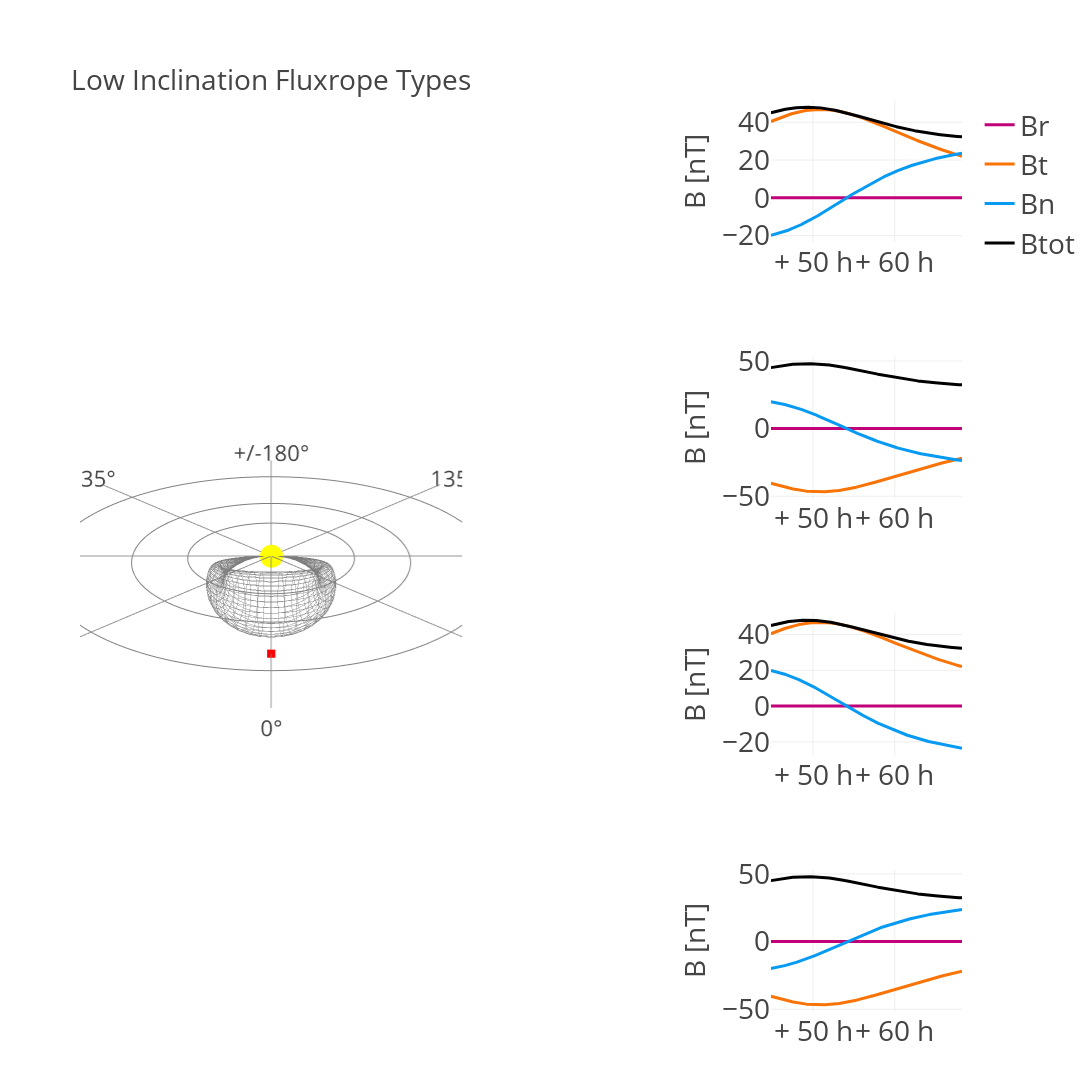

Notebook code for this chart:
### Code cell
modelstatevars = [0., # Longitude
                  0., # Latitude
                  0., # Inclination
                  0.3, # Diameter 1 AU 
                  2., # Aspect Ratio
                  20., # Launch Radius
                  600., # Launch Velocity
                  1.14, # Expansion Rate
                  1.00, # Background Drag
                  500., # Background Velocity
                  120., # T_Factor
                  1.64, # Magnetic Decay Rate
                  25., # Magnetic Field Strength 1 AU
                  ]

#figs = ropeplotter(modelstatevars,25)

fig = allropeplotter(modelstatevars,25)

#fig = create_twist(fig,row=1,col=2,North_to_south = True,left_handed= False,resolution = 1000,turns = 10,line_thickness_red=20.0,red_arrow_thickness=1.3,black_arrow_thickness=1.3)
#fig = create_twist(fig,row=2,col=2,North_to_south = True,left_handed= True,resolution = 1000,turns = 10,line_thickness_red=20.0,red_arrow_thickness=1.3,black_arrow_thickness=1.3)
#fig = create_twist(fig,row=3,col=2,North_to_south = False,left_handed= True,resolution = 1000,turns = 10,line_thickness_red=20.0,red_arrow_thickness=1.3,black_arrow_thickness=1.3)
#fig = create_twist(fig,row=4,col=2,North_to_south = False,left_handed= False,resolution = 1000,turns = 10,line_thickness_red=20.0,red_arrow_thickness=1.3,black_arrow_thickness=1.3)
    
#for fig in figs:
#    fig.show()

fig.show(config = {
  'toImageButtonOptions': {
    'format': 'svg'
  }
})


#### MOVE AU LABEL TO SIDE!!!!

### Figure 1 — Plotly figure (JSON) as saved in the notebook; plotly's stock layout.template omitted (floating-point values rounded to 4 significant figures; data arrays with more than 128 entries replaced by an {"elided": "..."} marker saying what was removed)
{"data": [{"line": {"color": "rgba(100, 100, 100, 0.8)", "width": 1}, "mode": "lines", "scene": "scene", "showlegend": false, "type": "scatter3d", "x": {"elided": "1369 float values"}, "y": {"elided": "1369 float values"}, "z": {"elided": "1369 float values"}}, {"line": {"color": "rgba(100, 100, 100, 0.8)", "width": 1}, "mode": "lines", "scene": "scene", "showlegend": false, "type": "scatter3d", "x": {"elided": "1369 float values"}, "y": {"elided": "1369 float values"}, "z": {"elided": "1369 float values"}}, {"marker": {"color": "yellow", "size": 8}, "mode": "markers", "name": "Sun", "scene": "scene", "showlegend": false, "type": "scatter3d", "x": [0], "y": [0], "z": [0]}, {"customdata": [[0.7, 0, 0]], "legendgroup": "1", "marker": {"color": "red", "size": 3, "symbol": "square"}, "mode": "markers", "name": "SYN", "scene": "scene", "showlegend": false, "type": "scatter3d", "x": [0.7], "y": [0], "z": [4.286e-17]}, {"hoverinfo": "skip", "line": {"color": "gray"}, "mode": "lines", "scene": "scene", "showlegend": false, "type": "scatter3d", "x": [0.3, 0.2994, 0.2976, 0.2946, 0.2904, 0.285, 0.2785, 0.2709, 0.2622, 0.2524, 0.2416, 0.2298, 0.2171, 0.2036, 0.1892, 0.174, 0.1582, 0.1417, 0.1246, 0.1071, 0.08908, 0.07073, 0.05209, 0.03325, 0.01427, -0.00476, -0.02377, -0.04269, -0.06144, -0.07994, -0.09812, -0.1159, -0.1332, -0.15, -0.1662, -0.1817, -0.1965, -0.2104, -0.2236, -0.2358, -0.2471, -0.2574, -0.2667, -0.2748, -0.2819, -0.2878, -0.2926, -0.2962, -0.2986, -0.2998, -0.2998, -0.2986, -0.2962, -0.2926, -0.2878, -0.2819, -0.2748, -0.2667, -0.2574, -0.2471, -0.2358, -0.2236, -0.2104, -0.1965, -0.1817, -0.1662, -0.15, -0.1332, -0.1159, -0.09812, -0.07994, -0.06144, -0.04269, -0.02377, -0.00476, 0.01427, 0.03325, 0.05209, 0.07073, 0.08908, 0.1071, 0.1246, 0.1417, 0.1582, 0.174, 0.1892, 0.2036, 0.2171, 0.2298, 0.2416, 0.2524, 0.2622, 0.2709, 0.2785, 0.285, 0.2904, 0.2946, 0.2976, 0.2994, 0.3], "y": [0, 0.01903, 0.03798, 0.05678, 0.07534, 0.09361, 0.1115, 0.1289, 0.1459, 0.1622, 0.1779, 0.1928, 0.207, 0.2204, 0.2328, 0.2444, 0.2549, 0.2644, 0.2729, 0.2802, 0.2865, 0.2915, 0.2954, 0.2982, 0.2997, 0.3, 0.2991, 0.2969, 0.2936, 0.2892, 0.2835, 0.2767, 0.2688, 0.2598, 0.2498, 0.2387, 0.2267, 0.2138, 0.2, 0.1854, 0.1701, 0.1541, 0.1375, 0.1203, 0.1026, 0.08452, 0.06609, 0.0474, 0.02852, 0.009518, -0.009518, -0.02852, -0.0474, -0.06609, -0.08452, -0.1026, -0.1203, -0.1375, -0.1541, -0.1701, -0.1854, -0.2, -0.2138, -0.2267, -0.2387, -0.2498, -0.2598, -0.2688, -0.2767, -0.2835, -0.2892, -0.2936, -0.2969, -0.2991, -0.3, -0.2997, -0.2982, -0.2954, -0.2915, -0.2865, -0.2802, -0.2729, -0.2644, -0.2549, -0.2444, -0.2328, -0.2204, -0.207, -0.1928, -0.1779, -0.1622, -0.1459, -0.1289, -0.1115, -0.09361, -0.07534, -0.05678, -0.03798, -0.01903, -7.348e-17], "z": [0, 0, 0, 0, 0, 0, 0, 0, 0, 0, 0, 0, 0, 0, 0, 0, 0, 0, 0, 0, 0, 0, 0, 0, 0, 0, 0, 0, 0, 0, 0, 0, 0, 0, 0, 0, 0, 0, 0, 0, 0, 0, 0, 0, 0, 0, 0, 0, 0, 0, 0, 0, 0, 0, 0, 0, 0, 0, 0, 0, 0, 0, 0, 0, 0, 0, 0, 0, 0, 0, 0, 0, 0, 0, 0, 0, 0, 0, 0, 0, 0, 0, 0, 0, 0, 0, 0, 0, 0, 0, 0, 0, 0, 0, 0, 0, 0, 0, 0, 0]}, {"hoverinfo": "skip", "line": {"color": "gray"}, "mode": "lines", "scene": "scene", "showlegend": false, "type": "scatter3d", "x": [0.5, 0.499, 0.496, 0.491, 0.484, 0.475, 0.4642, 0.4515, 0.4369, 0.4206, 0.4026, 0.383, 0.3619, 0.3393, 0.3153, 0.29, 0.2636, 0.2361, 0.2077, 0.1784, 0.1485, 0.1179, 0.08682, 0.05542, 0.02379, -0.007933, -0.03962, -0.07116, -0.1024, -0.1332, -0.1635, -0.1932, -0.222, -0.25, -0.277, -0.3028, -0.3274, -0.3507, -0.3726, -0.393, -0.4118, -0.429, -0.4444, -0.4581, -0.4698, -0.4797, -0.4877, -0.4937, -0.4977, -0.4997, -0.4997, -0.4977, -0.4937, -0.4877, -0.4797, -0.4698, -0.4581, -0.4444, -0.429, -0.4118, -0.393, -0.3726, -0.3507, -0.3274, -0.3028, -0.277, -0.25, -0.222, -0.1932, -0.1635, -0.1332, -0.1024, -0.07116, -0.03962, -0.007933, 0.02379, 0.05542, 0.08682, 0.1179, 0.1485, 0.1784, 0.2077, 0.2361, 0.2636, 0.29, 0.3153, 0.3393, 0.3619, 0.383, 0.4026, 0.4206, 0.4369, 0.4515, 0.4642, 0.475, 0.484, 0.491, 0.496, 0.499, 0.5], "y": [0, 0.03171, 0.0633, 0.09463, 0.1256, 0.156, 0.1858, 0.2149, 0.2431, 0.2703, 0.2965, 0.3214, 0.345, 0.3673, 0.3881, 0.4073, 0.4249, 0.4407, 0.4548, 0.4671, 0.4775, 0.4859, 0.4924, 0.4969, 0.4994, 0.4999, 0.4984, 0.4949, 0.4894, 0.4819, 0.4725, 0.4612, 0.448, 0.433, 0.4163, 0.3979, 0.3779, 0.3563, 0.3334, 0.3091, 0.2835, 0.2568, 0.2291, 0.2005, 0.171, 0.1409, 0.1102, 0.079, 0.04753, 0.01586, -0.01586, -0.04753, -0.079, -0.1102, -0.1409, -0.171, -0.2005, -0.2291, -0.2568, -0.2835, -0.3091, -0.3334, -0.3563, -0.3779, -0.3979, -0.4163, -0.433, -0.448, -0.4612, -0.4725, -0.4819, -0.4894, -0.4949, -0.4984, -0.4999, -0.4994, -0.4969, -0.4924, -0.4859, -0.4775, -0.4671, -0.4548, -0.4407, -0.4249, -0.4073, -0.3881, -0.3673, -0.345, -0.3214, -0.2965, -0.2703, -0.2431, -0.2149, -0.1858, -0.156, -0.1256, -0.09463, -0.0633, -0.03171, -1.225e-16], "z": [0, 0, 0, 0, 0, 0, 0, 0, 0, 0, 0, 0, 0, 0, 0, 0, 0, 0, 0, 0, 0, 0, 0, 0, 0, 0, 0, 0, 0, 0, 0, 0, 0, 0, 0, 0, 0, 0, 0, 0, 0, 0, 0, 0, 0, 0, 0, 0, 0, 0, 0, 0, 0, 0, 0, 0, 0, 0, 0, 0, 0, 0, 0, 0, 0, 0, 0, 0, 0, 0, 0, 0, 0, 0, 0, 0, 0, 0, 0, 0, 0, 0, 0, 0, 0, 0, 0, 0, 0, 0, 0, 0, 0, 0, 0, 0, 0, 0, 0, 0]}, {"hoverinfo": "skip", "line": {"color": "gray"}, "mode": "lines", "scene": "scene", "showlegend": false, "type": "scatter3d", "x": [0.8, 0.7984, 0.7936, 0.7855, 0.7744, 0.7601, 0.7427, 0.7223, 0.6991, 0.673, 0.6442, 0.6128, 0.579, 0.5428, 0.5044, 0.464, 0.4218, 0.3778, 0.3323, 0.2855, 0.2375, 0.1886, 0.1389, 0.08867, 0.03807, -0.01269, -0.0634, -0.1139, -0.1638, -0.2132, -0.2617, -0.3091, -0.3553, -0.4, -0.4431, -0.4845, -0.5239, -0.5612, -0.5962, -0.6288, -0.6589, -0.6864, -0.7111, -0.7329, -0.7518, -0.7676, -0.7803, -0.79, -0.7964, -0.7996, -0.7996, -0.7964, -0.79, -0.7803, -0.7676, -0.7518, -0.7329, -0.7111, -0.6864, -0.6589, -0.6288, -0.5962, -0.5612, -0.5239, -0.4845, -0.4431, -0.4, -0.3553, -0.3091, -0.2617, -0.2132, -0.1638, -0.1139, -0.0634, -0.01269, 0.03807, 0.08867, 0.1389, 0.1886, 0.2375, 0.2855, 0.3323, 0.3778, 0.4218, 0.464, 0.5044, 0.5428, 0.579, 0.6128, 0.6442, 0.673, 0.6991, 0.7223, 0.7427, 0.7601, 0.7744, 0.7855, 0.7936, 0.7984, 0.8], "y": [0, 0.05074, 0.1013, 0.1514, 0.2009, 0.2496, 0.2973, 0.3438, 0.389, 0.4325, 0.4743, 0.5142, 0.5521, 0.5877, 0.6209, 0.6517, 0.6798, 0.7052, 0.7277, 0.7473, 0.7639, 0.7774, 0.7878, 0.7951, 0.7991, 0.7999, 0.7975, 0.7919, 0.783, 0.7711, 0.756, 0.7379, 0.7168, 0.6928, 0.6661, 0.6366, 0.6046, 0.5702, 0.5334, 0.4945, 0.4536, 0.4109, 0.3666, 0.3207, 0.2736, 0.2254, 0.1762, 0.1264, 0.07604, 0.02538, -0.02538, -0.07604, -0.1264, -0.1762, -0.2254, -0.2736, -0.3207, -0.3666, -0.4109, -0.4536, -0.4945, -0.5334, -0.5702, -0.6046, -0.6366, -0.6661, -0.6928, -0.7168, -0.7379, -0.756, -0.7711, -0.783, -0.7919, -0.7975, -0.7999, -0.7991, -0.7951, -0.7878, -0.7774, -0.7639, -0.7473, -0.7277, -0.7052, -0.6798, -0.6517, -0.6209, -0.5877, -0.5521, -0.5142, -0.4743, -0.4325, -0.389, -0.3438, -0.2973, -0.2496, -0.2009, -0.1514, -0.1013, -0.05074, -1.959e-16], "z": [0, 0, 0, 0, 0, 0, 0, 0, 0, 0, 0, 0, 0, 0, 0, 0, 0, 0, 0, 0, 0, 0, 0, 0, 0, 0, 0, 0, 0, 0, 0, 0, 0, 0, 0, 0, 0, 0, 0, 0, 0, 0, 0, 0, 0, 0, 0, 0, 0, 0, 0, 0, 0, 0, 0, 0, 0, 0, 0, 0, 0, 0, 0, 0, 0, 0, 0, 0, 0, 0, 0, 0, 0, 0, 0, 0, 0, 0, 0, 0, 0, 0, 0, 0, 0, 0, 0, 0, 0, 0, 0, 0, 0, 0, 0, 0, 0, 0, 0, 0]}, {"hoverinfo": "skip", "line": {"color": "rgba(100, 100, 100, 0.8)"}, "mode": "lines", "name": "-180°", "scene": "scene", "showlegend": false, "type": "scatter3d", "x": [0, -1], "y": [0, -1.225e-16], "z": [0, 0]}, {"hoverinfo": "skip", "mode": "text", "scene": "scene", "showlegend": false, "text": ["+/-180°"], "textfont": {"size": 22}, "textposition": "middle center", "type": "scatter3d", "x": [-1.1], "y": [-1.347e-16], "z": [0]}, {"hoverinfo": "skip", "line": {"color": "rgba(100, 100, 100, 0.8)"}, "mode": "lines", "name": "-135°", "scene": "scene", "showlegend": false, "type": "scatter3d", "x": [0, -0.7071], "y": [0, -0.7071], "z": [0, 0]}, {"hoverinfo": "skip", "mode": "text", "scene": "scene", "showlegend": false, "text": ["-135°"], "textfont": {"size": 22}, "textposition": "middle center", "type": "scatter3d", "x": [-0.7778], "y": [-0.7778], "z": [0]}, {"hoverinfo": "skip", "line": {"color": "rgba(100, 100, 100, 0.8)"}, "mode": "lines", "name": "-90°", "scene": "scene", "showlegend": false, "type": "scatter3d", "x": [0, 6.123e-17], "y": [0, -1], "z": [0, 0]}, {"hoverinfo": "skip", "mode": "text", "scene": "scene", "showlegend": false, "text": ["-90°"], "textfont": {"size": 22}, "textposition": "middle center", "type": "scatter3d", "x": [6.736e-17], "y": [-1.1], "z": [0]}, {"hoverinfo": "skip", "line": {"color": "rgba(100, 100, 100, 0.8)"}, "mode": "lines", "name": "-45°", "scene": "scene", "showlegend": false, "type": "scatter3d", "x": [0, 0.7071], "y": [0, -0.7071], "z": [0, 0]}, {"hoverinfo": "skip", "mode": "text", "scene": "scene", "showlegend": false, "text": ["-45°"], "textfont": {"size": 22}, "textposition": "middle center", "type": "scatter3d", "x": [0.7778], "y": [-0.7778], "z": [0]}, {"hoverinfo": "skip", "line": {"color": "rgba(100, 100, 100, 0.8)"}, "mode": "lines", "name": "0°", "scene": "scene", "showlegend": false, "type": "scatter3d", "x": [0, 1], "y": [0, 0], "z": [0, 0]}, {"hoverinfo": "skip", "mode": "text", "scene": "scene", "showlegend": false, "text": ["0°"], "textfont": {"size": 22}, "textposition": "middle center", "type": "scatter3d", "x": [1.1], "y": [0], "z": [0]}, {"hoverinfo": "skip", "line": {"color": "rgba(100, 100, 100, 0.8)"}, "mode": "lines", "name": "45°", "scene": "scene", "showlegend": false, "type": "scatter3d", "x": [0, 0.7071], "y": [0, 0.7071], "z": [0, 0]}, {"hoverinfo": "skip", "mode": "text", "scene": "scene", "showlegend": false, "text": ["45°"], "textfont": {"size": 22}, "textposition": "middle center", "type": "scatter3d", "x": [0.7778], "y": [0.7778], "z": [0]}, {"hoverinfo": "skip", "line": {"color": "rgba(100, 100, 100, 0.8)"}, "mode": "lines", "name": "90°", "scene": "scene", "showlegend": false, "type": "scatter3d", "x": [0, 6.123e-17], "y": [0, 1], "z": [0, 0]}, {"hoverinfo": "skip", "mode": "text", "scene": "scene", "showlegend": false, "text": ["90°"], "textfont": {"size": 22}, "textposition": "middle center", "type": "scatter3d", "x": [6.736e-17], "y": [1.1], "z": [0]}, {"hoverinfo": "skip", "line": {"color": "rgba(100, 100, 100, 0.8)"}, "mode": "lines", "name": "135°", "scene": "scene", "showlegend": false, "type": "scatter3d", "x": [0, -0.7071], "y": [0, 0.7071], "z": [0, 0]}, {"hoverinfo": "skip", "mode": "text", "scene": "scene", "showlegend": false, "text": ["135°"], "textfont": {"size": 22}, "textposition": "middle center", "type": "scatter3d", "x": [-0.7778], "y": [0.7778], "z": [0]}, {"line": {"color": "#c20078", "width": 3}, "name": "Br", "showlegend": true, "type": "scatter", "x": {"elided": "1403 str values"}, "xaxis": "x", "y": {"elided": "1403 float values"}, "yaxis": "y"}, {"line": {"color": "#f97306", "width": 3}, "name": "Bt", "showlegend": true, "type": "scatter", "x": {"elided": "1403 str values"}, "xaxis": "x", "y": {"elided": "1403 float values"}, "yaxis": "y"}, {"line": {"color": "#069af3", "width": 3}, "name": "Bn", "showlegend": true, "type": "scatter", "x": {"elided": "1403 str values"}, "xaxis": "x", "y": {"elided": "1403 float values"}, "yaxis": "y"}, {"line": {"color": "#000000", "width": 3}, "name": "Btot", "showlegend": true, "type": "scatter", "x": {"elided": "1403 str values"}, "xaxis": "x", "y": {"elided": "1403 float values"}, "yaxis": "y"}, {"line": {"color": "#c20078", "width": 3}, "name": "Br", "showlegend": false, "type": "scatter", "x": {"elided": "1403 str values"}, "xaxis": "x2", "y": {"elided": "1403 float values"}, "yaxis": "y2"}, {"line": {"color": "#f97306", "width": 3}, "name": "Bt", "showlegend": false, "type": "scatter", "x": {"elided": "1403 str values"}, "xaxis": "x2", "y": {"elided": "1403 float values"}, "yaxis": "y2"}, {"line": {"color": "#069af3", "width": 3}, "name": "Bn", "showlegend": false, "type": "scatter", "x": {"elided": "1403 str values"}, "xaxis": "x2", "y": {"elided": "1403 float values"}, "yaxis": "y2"}, {"line": {"color": "#000000", "width": 3}, "name": "Btot", "showlegend": false, "type": "scatter", "x": {"elided": "1403 str values"}, "xaxis": "x2", "y": {"elided": "1403 float values"}, "yaxis": "y2"}, {"line": {"color": "#c20078", "width": 3}, "name": "Br", "showlegend": false, "type": "scatter", "x": {"elided": "1403 str values"}, "xaxis": "x3", "y": {"elided": "1403 float values"}, "yaxis": "y3"}, {"line": {"color": "#f97306", "width": 3}, "name": "Bt", "showlegend": false, "type": "scatter", "x": {"elided": "1403 str values"}, "xaxis": "x3", "y": {"elided": "1403 float values"}, "yaxis": "y3"}, {"line": {"color": "#069af3", "width": 3}, "name": "Bn", "showlegend": false, "type": "scatter", "x": {"elided": "1403 str values"}, "xaxis": "x3", "y": {"elided": "1403 float values"}, "yaxis": "y3"}, {"line": {"color": "#000000", "width": 3}, "name": "Btot", "showlegend": false, "type": "scatter", "x": {"elided": "1403 str values"}, "xaxis": "x3", "y": {"elided": "1403 float values"}, "yaxis": "y3"}, {"line": {"color": "#c20078", "width": 3}, "name": "Br", "showlegend": false, "type": "scatter", "x": {"elided": "1403 str values"}, "xaxis": "x4", "y": {"elided": "1403 float values"}, "yaxis": "y4"}, {"line": {"color": "#f97306", "width": 3}, "name": "Bt", "showlegend": false, "type": "scatter", "x": {"elided": "1403 str values"}, "xaxis": "x4", "y": {"elided": "1403 float values"}, "yaxis": "y4"}, {"line": {"color": "#069af3", "width": 3}, "name": "Bn", "showlegend": false, "type": "scatter", "x": {"elided": "1403 str values"}, "xaxis": "x4", "y": {"elided": "1403 float values"}, "yaxis": "y4"}, {"line": {"color": "#000000", "width": 3}, "name": "Btot", "showlegend": false, "type": "scatter", "x": {"elided": "1403 str values"}, "xaxis": "x4", "y": {"elided": "1403 float values"}, "yaxis": "y4"}], "layout": {"annotations": [{"font": {"size": 28}, "showarrow": false, "text": "Low Inclination Fluxrope Types", "x": 0.2167, "xanchor": "center", "xref": "paper", "y": 1, "yanchor": "bottom", "yref": "paper"}], "height": 1200, "legend": {"font": {"size": 28}}, "plot_bgcolor": "rgba(0,0,0,0)", "scene": {"aspectmode": "cube", "bgcolor": "rgba(0,0,0,0)", "camera": {"eye": {"x": 1.5, "y": 0, "z": 0.7}}, "domain": {"x": [0, 0.4333], "y": [0, 1]}, "xaxis": {"range": [-1.2, 1.2], "showgrid": false, "showline": false, "showspikes": false, "showticklabels": false, "tickfont": {"size": 28}, "title": {"text": ""}, "zeroline": false}, "yaxis": {"range": [-1.2, 1.2], "showgrid": false, "showline": false, "showspikes": false, "showticklabels": false, "tickfont": {"size": 28}, "title": {"text": ""}, "zeroline": false}, "zaxis": {"range": [-1.2, 1.2], "showgrid": false, "showline": false, "showspikes": false, "showticklabels": false, "tickfont": {"size": 28}, "title": {"text": ""}, "zeroline": false}}, "scene2": {"domain": {"x": [0.5, 0.7167], "y": [0.8438, 1]}}, "scene3": {"domain": {"x": [0.5, 0.7167], "y": [0.5625, 0.7188]}}, "scene4": {"domain": {"x": [0.5, 0.7167], "y": [0.2812, 0.4375]}}, "scene5": {"domain": {"x": [0.5, 0.7167], "y": [0, 0.1562]}}, "width": 1800, "xaxis": {"anchor": "y", "domain": [0.7833, 1], "rangeslider": {"visible": false}, "showgrid": true, "showline": false, "showspikes": true, "showticklabels": true, "spikedash": "solid", "spikemode": "across", "spikesnap": "cursor", "spikethickness": 1, "tickfont": {"size": 28}, "ticktext": ["+ 0 h", "+ 10 h", "+ 20 h", "+ 30 h", "+ 40 h", "+ 50 h", "+ 60 h", "+ 70 h", "+ 80 h", "+ 90 h"], "tickvals": ["2012-12-21T06:00:00", "2012-12-21T16:00:00", "2012-12-22T02:00:00", "2012-12-22T12:00:00", "2012-12-22T22:00:00", "2012-12-23T08:00:00", "2012-12-23T18:00:00", "2012-12-24T04:00:00", "2012-12-24T14:00:00", "2012-12-25T00:00:00"], "zeroline": false}, "xaxis2": {"anchor": "y2", "domain": [0.7833, 1], "rangeslider": {"visible": false}, "showgrid": true, "showline": false, "showspikes": true, "showticklabels": true, "spikedash": "solid", "spikemode": "across", "spikesnap": "cursor", "spikethickness": 1, "tickfont": {"size": 28}, "ticktext": ["+ 0 h", "+ 10 h", "+ 20 h", "+ 30 h", "+ 40 h", "+ 50 h", "+ 60 h", "+ 70 h", "+ 80 h", "+ 90 h"], "tickvals": ["2012-12-21T06:00:00", "2012-12-21T16:00:00", "2012-12-22T02:00:00", "2012-12-22T12:00:00", "2012-12-22T22:00:00", "2012-12-23T08:00:00", "2012-12-23T18:00:00", "2012-12-24T04:00:00", "2012-12-24T14:00:00", "2012-12-25T00:00:00"], "zeroline": false}, "xaxis3": {"anchor": "y3", "domain": [0.7833, 1], "rangeslider": {"visible": false}, "showgrid": true, "showline": false, "showspikes": true, "showticklabels": true, "spikedash": "solid", "spikemode": "across", "spikesnap": "cursor", "spikethickness": 1, "tickfont": {"size": 28}, "ticktext": ["+ 0 h", "+ 10 h", "+ 20 h", "+ 30 h", "+ 40 h", "+ 50 h", "+ 60 h", "+ 70 h", "+ 80 h", "+ 90 h"], "tickvals": ["2012-12-21T06:00:00", "2012-12-21T16:00:00", "2012-12-22T02:00:00", "2012-12-22T12:00:00", "2012-12-22T22:00:00", "2012-12-23T08:00:00", "2012-12-23T18:00:00", "2012-12-24T04:00:00", "2012-12-24T14:00:00", "2012-12-25T00:00:00"], "zeroline": false}, "xaxis4": {"anchor": "y4", "domain": [0.7833, 1], "rangeslider": {"visible": false}, "showgrid": true, "showline": false, "showspikes": true, "showticklabels": true, "spikedash": "solid", "spikemode": "across", "spikesnap": "cursor", "spikethickness": 1, "tickfont": {"size": 28}, "ticktext": ["+ 0 h", "+ 10 h", "+ 20 h", "+ 30 h", "+ 40 h", "+ 50 h", "+ 60 h", "+ 70 h", "+ 80 h", "+ 90 h"], "tickvals": ["2012-12-21T06:00:00", "2012-12-21T16:00:00", "2012-12-22T02:00:00", "2012-12-22T12:00:00", "2012-12-22T22:00:00", "2012-12-23T08:00:00", "2012-12-23T18:00:00", "2012-12-24T04:00:00", "2012-12-24T14:00:00", "2012-12-25T00:00:00"], "zeroline": false}, "yaxis": {"anchor": "x", "domain": [0.8438, 1], "showgrid": true, "showline": false, "showspikes": true, "showticklabels": true, "spikedash": "solid", "spikemode": "across", "spikesnap": "cursor", "spikethickness": 1, "tickfont": {"size": 28}, "title": {"font": {"size": 28}, "text": "B [nT]"}, "zeroline": false}, "yaxis2": {"anchor": "x2", "domain": [0.5625, 0.7188], "showgrid": true, "showline": false, "showspikes": true, "showticklabels": true, "spikedash": "solid", "spikemode": "across", "spikesnap": "cursor", "spikethickness": 1, "tickfont": {"size": 28}, "title": {"font": {"size": 28}, "text": "B [nT]"}, "zeroline": false}, "yaxis3": {"anchor": "x3", "domain": [0.2812, 0.4375], "showgrid": true, "showline": false, "showspikes": true, "showticklabels": true, "spikedash": "solid", "spikemode": "across", "spikesnap": "cursor", "spikethickness": 1, "tickfont": {"size": 28}, "title": {"font": {"size": 28}, "text": "B [nT]"}, "zeroline": false}, "yaxis4": {"anchor": "x4", "domain": [0, 0.1562], "showgrid": true, "showline": false, "showspikes": true, "showticklabels": true, "spikedash": "solid", "spikemode": "across", "spikesnap": "cursor", "spikethickness": 1, "tickfont": {"size": 28}, "title": {"font": {"size": 28}, "text": "B [nT]"}, "zeroline": false}}}
